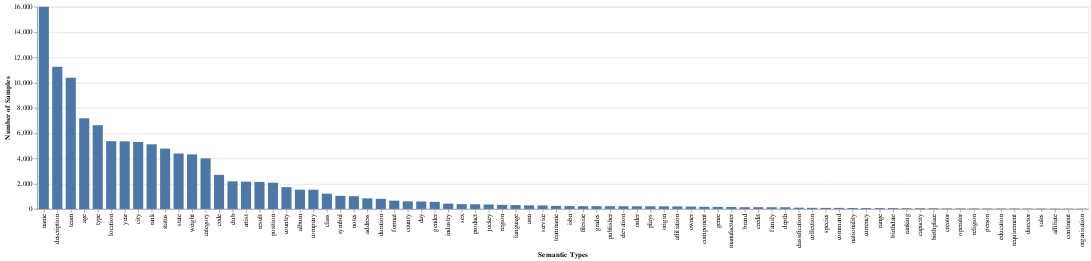

This figure's notebook cell:
### Code cell
alt.Chart(type_freq_df.reset_index()).mark_bar(size=15).encode(
    x = alt.X('type:O',
              title = 'Semantic Types',
              sort=alt.EncodingSortField(
                field="count",  
                order="descending")),
    y = alt.Y('count', title='Number of Samples')    
)

### Figure 1 — Vega-Lite specification as saved in the notebook (floating-point values rounded to 4 significant figures)
{"config": {"view": {"continuousWidth": 400, "continuousHeight": 300}}, "data": {"name": "data-7c6dae4be2c3195b458c38792161f7d5"}, "mark": {"type": "bar", "size": 15}, "encoding": {"x": {"field": "type", "sort": {"field": "count", "order": "descending"}, "title": "Semantic Types", "type": "ordinal"}, "y": {"field": "count", "title": "Number of Samples", "type": "quantitative"}}, "$schema": "https://vega.github.io/schema/vega-lite/v4.17.0.json", "datasets": {"data-7c6dae4be2c3195b458c38792161f7d5": [{"type": "name", "count": 15993}, {"type": "description", "count": 11257}, {"type": "team", "count": 10373}, {"type": "age", "count": 7179}, {"type": "type", "count": 6625}, {"type": "location", "count": 5361}, {"type": "year", "count": 5349}, {"type": "city", "count": 5296}, {"type": "rank", "count": 5117}, {"type": "status", "count": 4771}, {"type": "state", "count": 4385}, {"type": "weight", "count": 4317}, {"type": "category", "count": 4001}, {"type": "code", "count": 2699}, {"type": "club", "count": 2188}, {"type": "artist", "count": 2158}, {"type": "result", "count": 2139}, {"type": "position", "count": 2078}, {"type": "country", "count": 1723}, {"type": "album", "count": 1525}, {"type": "company", "count": 1521}, {"type": "class", "count": 1210}, {"type": "symbol", "count": 1035}, {"type": "notes", "count": 1009}, {"type": "address", "count": 841}, {"type": "duration", "count": 802}, {"type": "format", "count": 656}, {"type": "county", "count": 600}, {"type": "day", "count": 588}, {"type": "gender", "count": 564}, {"type": "industry", "count": 421}, {"type": "sex", "count": 382}, {"type": "product", "count": 371}, {"type": "jockey", "count": 351}, {"type": "region", "count": 325}, {"type": "language", "count": 306}, {"type": "area", "count": 285}, {"type": "service", "count": 279}, {"type": "teamname", "count": 243}, {"type": "isbn", "count": 228}, {"type": "filesize", "count": 220}, {"type": "grades", "count": 219}, {"type": "publisher", "count": 217}, {"type": "elevation", "count": 215}, {"type": "order", "count": 209}, {"type": "plays", "count": 209}, {"type": "origin", "count": 206}, {"type": "affiliation", "count": 198}, {"type": "owner", "count": 188}, {"type": "component", "count": 170}, {"type": "genre", "count": 160}, {"type": "manufacturer", "count": 152}, {"type": "brand", "count": 139}, {"type": "credit", "count": 138}, {"type": "family", "count": 136}, {"type": "depth", "count": 134}, {"type": "classification", "count": 99}, {"type": "collection", "count": 88}, {"type": "species", "count": 81}, {"type": "command", "count": 81}, {"type": "nationality", "count": 74}, {"type": "currency", "count": 70}, {"type": "range", "count": 68}, {"type": "birthdate", "count": 65}, {"type": "ranking", "count": 55}, {"type": "capacity", "count": 55}, {"type": "birthplace", "count": 54}, {"type": "creator", "count": 39}, {"type": "operator", "count": 39}, {"type": "religion", "count": 38}, {"type": "person", "count": 36}, {"type": "education", "count": 36}, {"type": "requirement", "count": 35}, {"type": "director", "count": 33}, {"type": "sales", "count": 30}, {"type": "affiliate", "count": 26}, {"type": "continent", "count": 25}, {"type": "organisation", "count": 21}]}}
